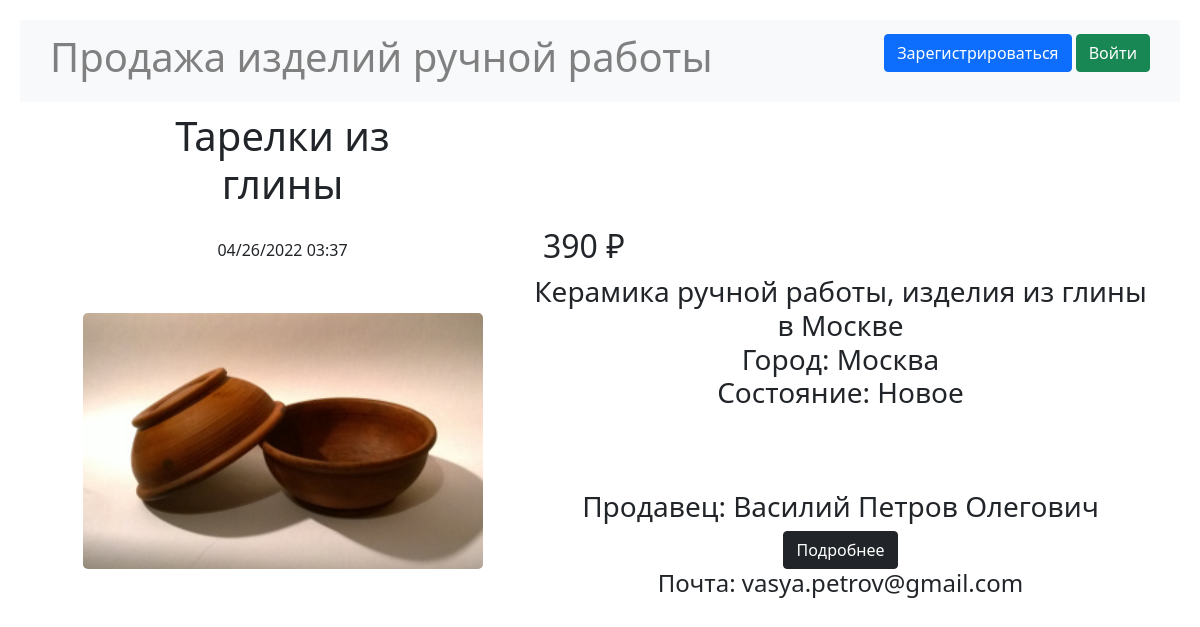
The app's page /ad/details/3, older data.
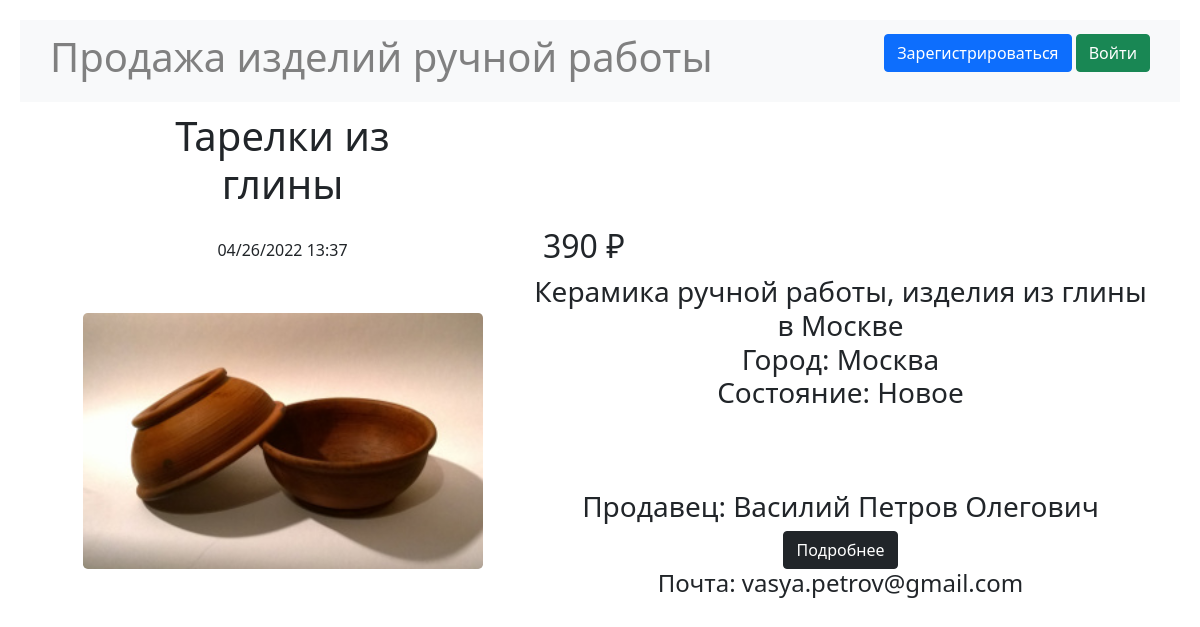
The same page, newer data.
### data/ads.py (models this page shows)
class Ad(SqlAlchemyBase, SerializerMixin):
    __tablename__ = 'ads'
    id = sqlalchemy.Column(sqlalchemy.Integer,
                           primary_key=True, autoincrement=True)
    user_id = sqlalchemy.Column(sqlalchemy.Integer,
                                sqlalchemy.ForeignKey("users.id"))
    title = sqlalchemy.Column(sqlalchemy.String, nullable=True)
    content = sqlalchemy.Column(sqlalchemy.String, nullable=True)
    price = sqlalchemy.Column(sqlalchemy.Integer, nullable=True)
    filename = sqlalchemy.Column(sqlalchemy.String, nullable=True)
    created_date = sqlalchemy.Column(sqlalchemy.DateTime,
                                     default=datetime.datetime.now)
    is_sold = sqlalchemy.Column(sqlalchemy.Boolean, default=False)
    material = sqlalchemy.Column(sqlalchemy.String, nullable=True)
    condition = sqlalchemy.Column(sqlalchemy.String, nullable=True)
    user = orm.relation('User')

### main.py (the view)
@app.route("/ad/details/<int:ad_id>")
def ad_details(ad_id):
    db_sess = db_session.create_session()
    ad = db_sess.query(Ad).filter(Ad.id == ad_id).first()
    return render_template("ad_details.html", ad=ad,
                           title=f"Обзор товара")

### data/db_session.py (called while the page is built)
def create_session() -> Session:
    global __factory
    return __factory()

### functions.py (called while the page is built)
def get_utc(city_to_find):
    with open('db/cities_utc.csv', encoding="utf8") as csvfile:
        reader = csv.reader(csvfile, delimiter=';', quotechar='"')
        for city, utc in reader:
            if city == city_to_find and city != "Город":
                return int(utc)
    return 0

### main.py (called while the page is built)
@app.template_filter('change_time')
def change_time(time, city):
    return time + datetime.timedelta(hours=get_utc(city))

### templates/ad_details.html (shortened to what this page needs)
{% extends "base.html" %}
{% block content %}
{% set i, item = ad.id, ad %}
<table>
    <tr>
        <td align="center" style="padding: 10px 80px;" ><h1>{{ ad.title }}</h1></td>
    </tr>
    <tr>
        <td align="center">
            {{ (ad.created_date |
            change_time(current_user.city)).strftime("%m/%d/%Y %H:%M") }}
        </td>
        <td align="left" style="padding-left: 20px;"><h2>{{ad.price}} ₽</h2>
        </td>
    </tr>
    <tr>
        <td align="center">
            <a data-bs-toggle="modal" data-bs-target="#Modal{{ad.id}}">
                <img class="add_img rounded-3" alt="Изображение товара"
                     src="/static/img/{{ad.filename}}" width="400">
            </a>
        </td>
        <td align="center">
            <div><h3>{{ ad.content }}<br>
                Город: {{ ad.user.city }}<br>
                Состояние: {{ ad.condition }}</h3></div>
            <div align="bottom" style="margin-top: 80px">
                <h3>Продавец: {{ ad.user.name }} {{ ad.user.surname }}
                    {{ ad.user.patronymic }} </h3>
                <div align="center"><a href="/user/{{ad.user.id}}/active">
                    <button type="button" class="btn btn-dark">Подробнее
                    </button>
                </a></div>
                <h4>Почта: {{ad.user.email}}</h4>
            </div>
        </td>
    </tr>
</table>
{% endblock %}

Row changes from the older to the newer data that the page shows:
changed Ad "Тарелки из глины": created_date "04/26/2022 03:37" → "04/26/2022 13:37"
